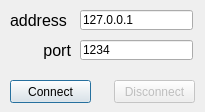
<?xml version="1.0" encoding="UTF-8"?>
<ui version="4.0">
 <class>Dialog</class>
 <widget class="QDialog" name="Dialog">
  <property name="geometry">
   <rect>
    <x>0</x>
    <y>0</y>
    <width>205</width>
    <height>112</height>
   </rect>
  </property>
  <property name="sizePolicy">
   <sizepolicy hsizetype="Fixed" vsizetype="Fixed">
    <horstretch>0</horstretch>
    <verstretch>0</verstretch>
   </sizepolicy>
  </property>
  <property name="minimumSize">
   <size>
    <width>205</width>
    <height>112</height>
   </size>
  </property>
  <property name="maximumSize">
   <size>
    <width>205</width>
    <height>112</height>
   </size>
  </property>
  <property name="windowTitle">
   <string>Dialog</string>
  </property>
  <widget class="QLineEdit" name="lineEdit">
   <property name="geometry">
    <rect>
     <x>80</x>
     <y>10</y>
     <width>113</width>
     <height>20</height>
    </rect>
   </property>
   <property name="text">
    <string>127.0.0.1</string>
   </property>
  </widget>
  <widget class="QLineEdit" name="lineEdit_2">
   <property name="geometry">
    <rect>
     <x>80</x>
     <y>40</y>
     <width>113</width>
     <height>20</height>
    </rect>
   </property>
   <property name="text">
    <string>1234</string>
   </property>
  </widget>
  <widget class="QLabel" name="label">
   <property name="geometry">
    <rect>
     <x>10</x>
     <y>10</y>
     <width>61</width>
     <height>21</height>
    </rect>
   </property>
   <property name="font">
    <font>
     <pointsize>12</pointsize>
    </font>
   </property>
   <property name="text">
    <string>address</string>
   </property>
  </widget>
  <widget class="QLabel" name="label_2">
   <property name="geometry">
    <rect>
     <x>10</x>
     <y>40</y>
     <width>61</width>
     <height>21</height>
    </rect>
   </property>
   <property name="font">
    <font>
     <pointsize>12</pointsize>
    </font>
   </property>
   <property name="text">
    <string>port</string>
   </property>
   <property name="alignment">
    <set>Qt::AlignRight|Qt::AlignTrailing|Qt::AlignVCenter</set>
   </property>
  </widget>
  <widget class="QPushButton" name="pushButton">
   <property name="geometry">
    <rect>
     <x>10</x>
     <y>80</y>
     <width>81</width>
     <height>23</height>
    </rect>
   </property>
   <property name="text">
    <string>Connect</string>
   </property>
  </widget>
  <widget class="QPushButton" name="pushButton_2">
   <property name="enabled">
    <bool>false</bool>
   </property>
   <property name="geometry">
    <rect>
     <x>114</x>
     <y>80</y>
     <width>81</width>
     <height>23</height>
    </rect>
   </property>
   <property name="text">
    <string>Disconnect</string>
   </property>
  </widget>
 </widget>
 <resources/>
 <connections/>
</ui>
